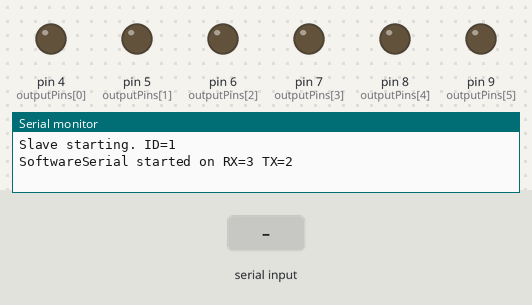
A sketch run on a simulated Arduino Uno, built with avr-gcc and run on an emulated ATmega328P. Parts: output pins drawn as LEDs (lit = HIGH), the last lines printed to the serial monitor. Dashed ring = blinking. Inputs (shaded band) come from the test bench. Random numbers use the default seed unless the sketch sets one.

Above: at 1.4 s.
1.5 s: "SLV\n" received over the second serial link
At 2.8 s:
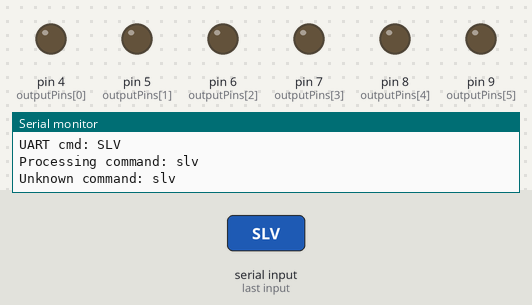
4.5 s: "running\n" received over the second serial link
At 4.65 s:
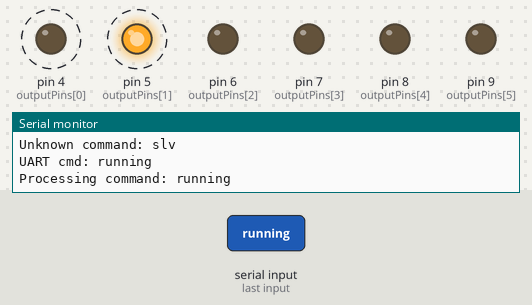
7.5 s: "alternate\n" received over the second serial link
At 7.6 s:
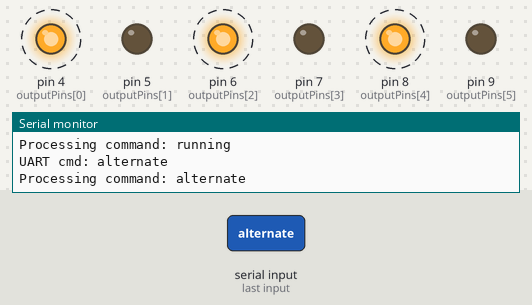
Timing chart, 0 to 11.4 s (numbered marks = the images above; inputs shaded):
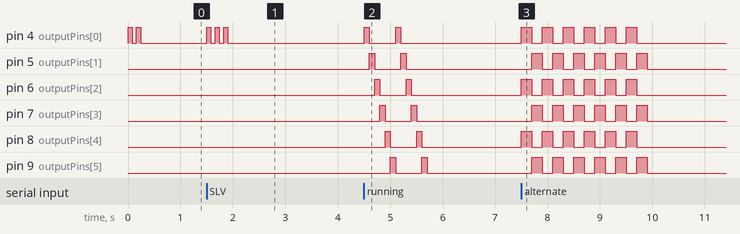

Measured:
- after the input at 1.5 s, pin 4 (outputPins[0]): alternates HIGH for 0.08 s and LOW for 0.08 s, 6 changes in all, then stays LOW, starting at once
- after the input at 4.5 s, pin 4 (outputPins[0]): alternates HIGH for 0.10 s and LOW for 0.50 s, 4 changes in all, then stays LOW, starting at once; pin 5 (outputPins[1]): alternates HIGH for 0.10 s and LOW for 0.50 s, 4 changes in all, then stays LOW, starting after 0.10 s
- after the input at 7.5 s, pin 4 (outputPins[0]): alternates HIGH for 0.20 s and LOW for 0.20 s, 12 changes in all, then stays LOW, starting at once; pin 5 (outputPins[1]): alternates HIGH for 0.20 s and LOW for 0.20 s, 12 changes in all, then stays LOW, starting after 0.20 s

The sketch:

UART_SLAVE.ino
```cpp
#include <SoftwareSerial.h>

#define SLAVE_ID       1        // Set to 1 or 2 depending on this board

const uint8_t UART_RX_PIN = 3;
const uint8_t UART_TX_PIN = 2;
SoftwareSerial mySerial(UART_RX_PIN, UART_TX_PIN);

// Outputs (LEDs) used by patterns. By default only use builtin LED for testing.
#define NUM_OUTPUTS 6
const int outputPins[NUM_OUTPUTS] = { 4,5,6,7,8,9 }; // change to {2,3,4,5,...} if you have multiple LEDs
// Generic buffers
#define CMD_BUFFER_SIZE 128
// ==================== STATE & BUFFERS ====================
char uartBuf[CMD_BUFFER_SIZE];
uint8_t uartIdx = 0;
bool uartCmdReady = false;

char lastCommand[CMD_BUFFER_SIZE] = {0};

// ==================== PROTOTYPES ====================
void processCommand(const char *cmd);
void handleUART();

// Simple pattern functions
void pattern_running(int repeat=2);
void pattern_chase(int repeat=2);
void pattern_flash(int repeat=3);
void pattern_alternate(int repeat=6);
void pattern_running_lights(int repeat=3);
void pattern_wave(int repeat=3);
void pattern_blink_slow(int repeat=4);
void pattern_blink_fast(int repeat=8);

// ==================== SETUP ====================
void setup() {
  Serial.begin(115200); // debug to Serial Monitor
  while (!Serial) { ; }

  Serial.print("Slave starting. ID=");
  Serial.println(SLAVE_ID);

  // Setup outputs
  for (int i = 0; i < NUM_OUTPUTS; ++i) {
    pinMode(outputPins[i], OUTPUT);
    digitalWrite(outputPins[i], LOW);
  }

  // UART (SoftwareSerial)
  mySerial.begin(9600);
  Serial.println("SoftwareSerial started on RX=" + String(UART_RX_PIN) + " TX=" + String(UART_TX_PIN));

  // Welcome blink
  digitalWrite(outputPins[0], HIGH);
  delay(80);
  digitalWrite(outputPins[0], LOW);
  delay(80);
  digitalWrite(outputPins[0], HIGH);
  delay(80);
  digitalWrite(outputPins[0], LOW);
}

// ==================== MAIN LOOP ====================
void loop() {
  // Handle SoftwareSerial input
  handleUART();
  if (uartCmdReady) {
    uartCmdReady = false;
    Serial.print("UART cmd: ");
    Serial.println(uartBuf);
    // Master prints "SLV<id>:<cmd>" over UART; only respond if targeted to this slave
    // Example: "SLV1:running"
    if (strncmp(uartBuf, "SLV", 3) == 0 && isdigit(uartBuf[3]) ) {
      int target = uartBuf[3] - '0';
      if (target == SLAVE_ID && uartBuf[4] == ':') {
        processCommand(uartBuf + 5);
      } else {
        Serial.println("UART message not for this slave.");
      }
    } else {
      // also allow raw commands (in case master sends plain commands over UART)
      processCommand(uartBuf);
    }
    uartIdx = 0;
    uartBuf[0] = '\0';
  }

  // small idle delay (patterns use delays internally)
  delay(2);
}

// ==================== UART handling ====================
void handleUART() {
  while (mySerial.available()) {
    char c = mySerial.read();
    if (c == '\r') continue;
    if (c == '\n' || uartIdx >= CMD_BUFFER_SIZE-1) {
      uartBuf[uartIdx] = '\0';
      uartCmdReady = true;
      return;
    } else {
      uartBuf[uartIdx++] = c;
      uartBuf[uartIdx] = '\0';
    }
  }
}

// ==================== COMMAND PROCESSING ====================
void processCommand(const char *cmd) {
  if (cmd == NULL || strlen(cmd) == 0) return;
  // copy to lastCommand
  strncpy(lastCommand, cmd, CMD_BUFFER_SIZE-1);
  lastCommand[CMD_BUFFER_SIZE-1] = '\0';

  // normalize to lowercase for comparisons
  String s = String(cmd);
  s.trim();
  s.toLowerCase();

  Serial.print("Processing command: ");
  Serial.println(s);

  if (s.indexOf("running") >= 0 && s.indexOf("lights") >= 0) {
    pattern_running_lights();
  } else if (s.indexOf("running") >= 0) {
    pattern_running();
  } else if (s.indexOf("chase") >= 0) {
    pattern_chase();
  } else if (s.indexOf("flash") >= 0) {
    pattern_flash();
  } else if (s.indexOf("alternate") >= 0) {
    pattern_alternate();
  } else if (s.indexOf("wave") >= 0) {
    pattern_wave();
  } else if (s.indexOf("blink slow") >= 0) {
    pattern_blink_slow();
  } else if (s.indexOf("blink fast") >= 0) {
    pattern_blink_fast();
  } else {
    // unknown command: blink BUILTIN quickly 3x
    for (int i = 0; i < 3; ++i) {
      digitalWrite(outputPins[0], HIGH);
      delay(80);
      digitalWrite(outputPins[0], LOW);
      delay(80);
    }
    Serial.println("Unknown command: " + s);
  }
}

// ==================== PATTERN IMPLEMENTATIONS ====================
// These patterns are intentionally simple and safe for 1..N outputs.
// If NUM_OUTPUTS==1 they collapse to simple blink variants.

void clearAllOutputs() {
  for (int i = 0; i < NUM_OUTPUTS; ++i) digitalWrite(outputPins[i], LOW);
}

void pattern_running(int repeat) {
  if (NUM_OUTPUTS == 1) {
    while (repeat--) {
      digitalWrite(outputPins[0], HIGH);
      delay(120);
      digitalWrite(outputPins[0], LOW);
      delay(60);
    }
  } else {
    for (int r = 0; r < repeat; ++r) {
      for (int i = 0; i < NUM_OUTPUTS; ++i) {
        clearAllOutputs();
        digitalWrite(outputPins[i], HIGH);
        delay(100);
      }
    }
    clearAllOutputs();
  }
}

void pattern_chase(int repeat) {
  for (int r = 0; r < repeat; ++r) {
    for (int i = 0; i < NUM_OUTPUTS; ++i) {
      digitalWrite(outputPins[i], HIGH);
      delay(70);
      digitalWrite(outputPins[i], LOW);
    }
  }
}

void pattern_flash(int repeat) {
  for (int r = 0; r < repeat; ++r) {
    for (int i = 0; i < NUM_OUTPUTS; ++i) {
      digitalWrite(outputPins[i], HIGH);
      delay(200);
      digitalWrite(outputPins[i], LOW);
      delay(200);
    }
  }
}

void pattern_alternate(int repeat) {
  for (int r = 0; r < repeat; ++r) {
    for (int i = 0; i < NUM_OUTPUTS; ++i) {
      digitalWrite(outputPins[i], (i % 2 == 0) ? HIGH : LOW);
    }
    delay(200);
    for (int i = 0; i < NUM_OUTPUTS; ++i) {
      digitalWrite(outputPins[i], (i % 2 == 0) ? LOW : HIGH);
    }
    delay(200);
  }
  clearAllOutputs();
}

void pattern_running_lights(int repeat) {
  for (int r = 0; r < repeat; ++r) {
    for (int i = 0; i < NUM_OUTPUTS; ++i) {
      digitalWrite(outputPins[i], HIGH);
      delay(80);
      digitalWrite(outputPins[i], LOW);
    }
  }
  clearAllOutputs();
}

void pattern_wave(int repeat) {
  for (int r = 0; r < repeat; ++r) {
    for (int offset = 0; offset < NUM_OUTPUTS; ++offset) {
      for (int i = 0; i < NUM_OUTPUTS; ++i) {
        int pos = (i + offset) % NUM_OUTPUTS;
        digitalWrite(outputPins[pos], HIGH);
        delay(200);
        digitalWrite(outputPins[pos], LOW);
      }
      // small pause between wave steps
      delay(70);
    }
  }
  // ensure all outputs are off at the end
  clearAllOutputs();
}


void pattern_blink_slow(int repeat) {
  for (int r = 0; r < repeat; ++r) {
    for (int offset = 0; offset < NUM_OUTPUTS; ++offset) {
      digitalWrite(outputPins[offset], HIGH);
      delay(400);
      digitalWrite(outputPins[offset], LOW);
      delay(400);
    }
  }
}

void pattern_blink_fast(int repeat) {
  for (int r = 0; r < repeat; ++r) {
    for (int offset = 0; offset < NUM_OUTPUTS; ++offset) {
      digitalWrite(outputPins[offset], HIGH);
      delay(200);
      digitalWrite(outputPins[offset], LOW);
      delay(200);
    }
  }
}
void seq_random() {
  int pick = random(0, NUM_OUTPUTS);
  digitalWrite(outputPins[pick], HIGH);
  delay(100);
  digitalWrite(outputPins[pick], LOW);
  delay(100);
}
void seq_pingpong() {
  for (int i = 0; i < NUM_OUTPUTS; i++) {
    digitalWrite(outputPins[i], HIGH);
    delay(150);
    digitalWrite(outputPins[i], LOW);
    delay(150);
  }
  for (int i = NUM_OUTPUTS - 2; i > 0; i--) {  // bounce back
    digitalWrite(outputPins[i], HIGH);
    delay(150);
    digitalWrite(outputPins[i], LOW);
    delay(150);
  }
}
void seq_glow() {
  for (int b = 0; b < 255; b += 15) {   // gradually brighten
    for (int i = 0; i < NUM_OUTPUTS; i++) {
      analogWrite(outputPins[i], b);
    }
    delay(50);
  }
  for (int b = 255; b >= 0; b -= 15) {  // gradually dim
    for (int i = 0; i < NUM_OUTPUTS; i++) {
      analogWrite(outputPins[i], b);
    }
    delay(50);
  }
  delay(50);
}
```
